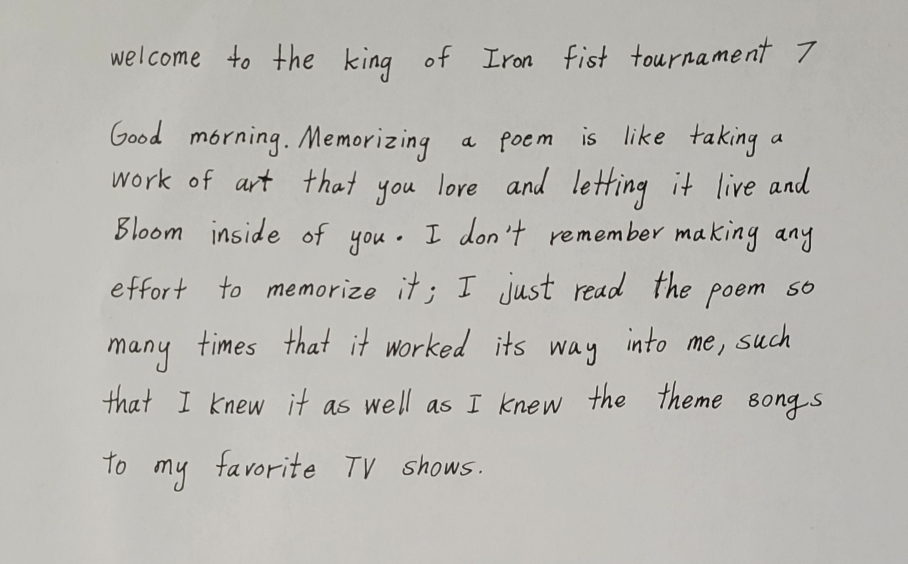
#> input picture User_operation/user_input_dir/3.fraudulant_clippers.jpg, 1816 x 1127 px (shown at 1/2 size)
$ python -i preprocess_user_image.py   (imports and definitions only)
#> lines starting #> are read from the running program, lines starting #| are printed output that depends on the picture; after the words box and inside, x2 and y2 are one past the last pixel; in counts of white or black regions, pixels touching at a corner belong together
import cv2
import numpy as np

def preprocess_image_for_ocr(input_path):

    # If the image is not found then outputs an error and exits the program
#> called with input_path = 'user_input_dir/3.fraudulant_clippers.jpg'
    image = cv2.imread(input_path)
#> image is the input picture: shape (1127, 1816, 3); mean B, G, R 179.3, 184.2, 185.5
    if image is None:
        print(f'Error: {input_path} is not a valid image.')
        exit(-1)

    # Converting image to grayscale
    gray = cv2.cvtColor(image, cv2.COLOR_BGR2GRAY)

    # Denoising image
    denoised = cv2.medianBlur(gray, 3)

    # Contrast enhancement using CLAHE
    # this uses an Adaptive Histogram Equalization to remove noise
    # added for removing instances of uneven lighting
    clahe = cv2.createCLAHE(clipLimit=2.0, tileGridSize=(8, 8))
    contrast_enhanced = clahe.apply(denoised)

    # applying Ostu and inverting image color
    _, thresh = cv2.threshold(
    contrast_enhanced,
    0,
    255,
    cv2.THRESH_BINARY_INV + cv2.THRESH_OTSU
    )
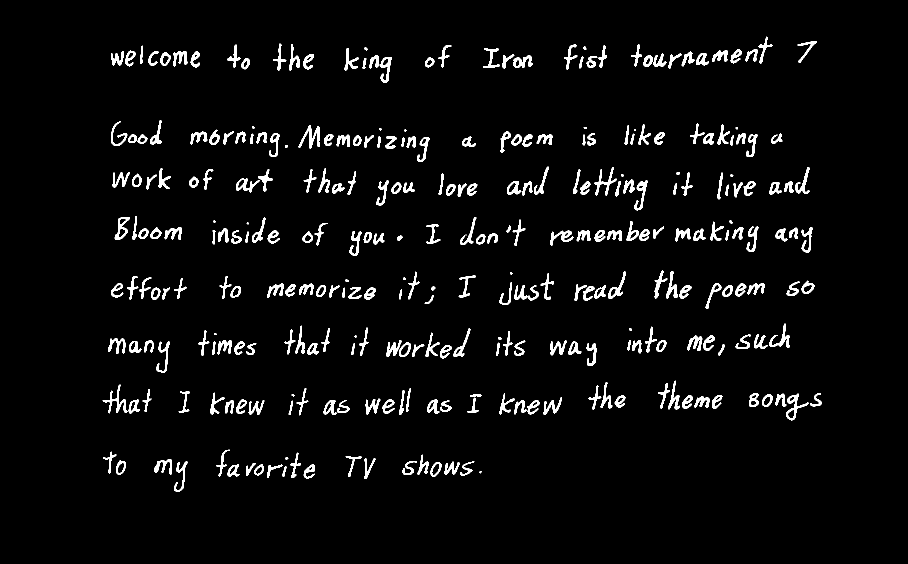
#> thresh: shape (1127, 1816) (shown at 1/2 size); 4% white; 308 white regions (12 under 20 px), largest, box (x1, y1, x2, y2) and area: (597, 250, 640, 297) 666, (1572, 787, 1617, 841) 636, (205, 769, 255, 827) 635

    # Morphological operations to clean small noise
    kernel = np.ones((2, 2), np.uint8)
    cleaned = cv2.morphologyEx(thresh, cv2.MORPH_OPEN, kernel)
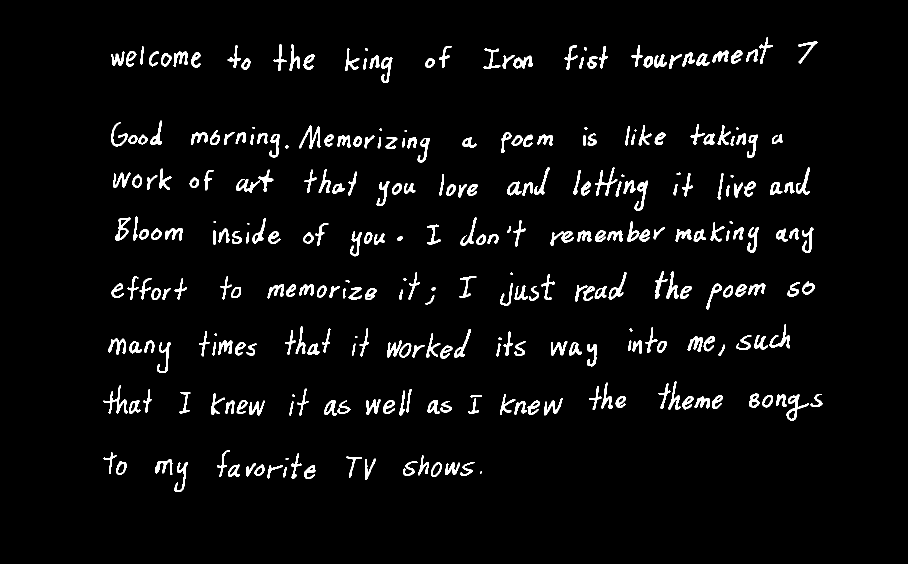
#> cleaned: shape (1127, 1816) (shown at 1/2 size); 4% white; 308 white regions (12 under 20 px), largest, box (x1, y1, x2, y2) and area: (598, 251, 641, 298) 666, (1573, 788, 1618, 842) 635, (207, 770, 256, 827) 632

    # enabling small images by resizing them
    height = cleaned.shape[0]
#> height = 1127
    if height < 800:
        scale = 800 / height
        cleaned = cv2.resize(cleaned, None, fx=scale, fy=scale, interpolation=cv2.INTER_LINEAR)
    return cleaned

>>> result = preprocess_image_for_ocr('user_input_dir/3.fraudulant_clippers.jpg')

$ run again, on User_operation/user_input_dir/6.harden_disappeared.jpg
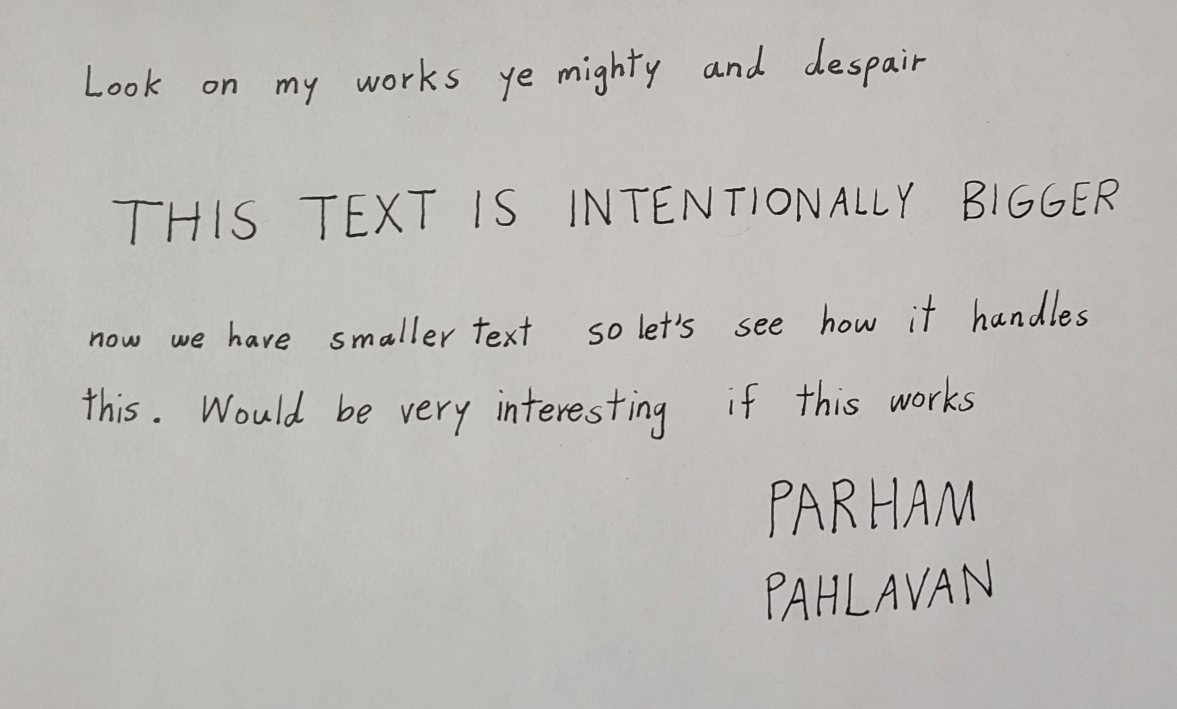
#> input picture User_operation/user_input_dir/6.harden_disappeared.jpg, 2354 x 1418 px (shown at 1/2 size)
#> in preprocess_image_for_ocr, image is the input picture: shape (1418, 2354, 3); mean B, G, R 181.8, 185.6, 188.4
#> in preprocess_image_for_ocr, `_, thresh = cv2.threshold( contrast_enhanced, 0, 255, cv2.THRESH_BINAR..`:
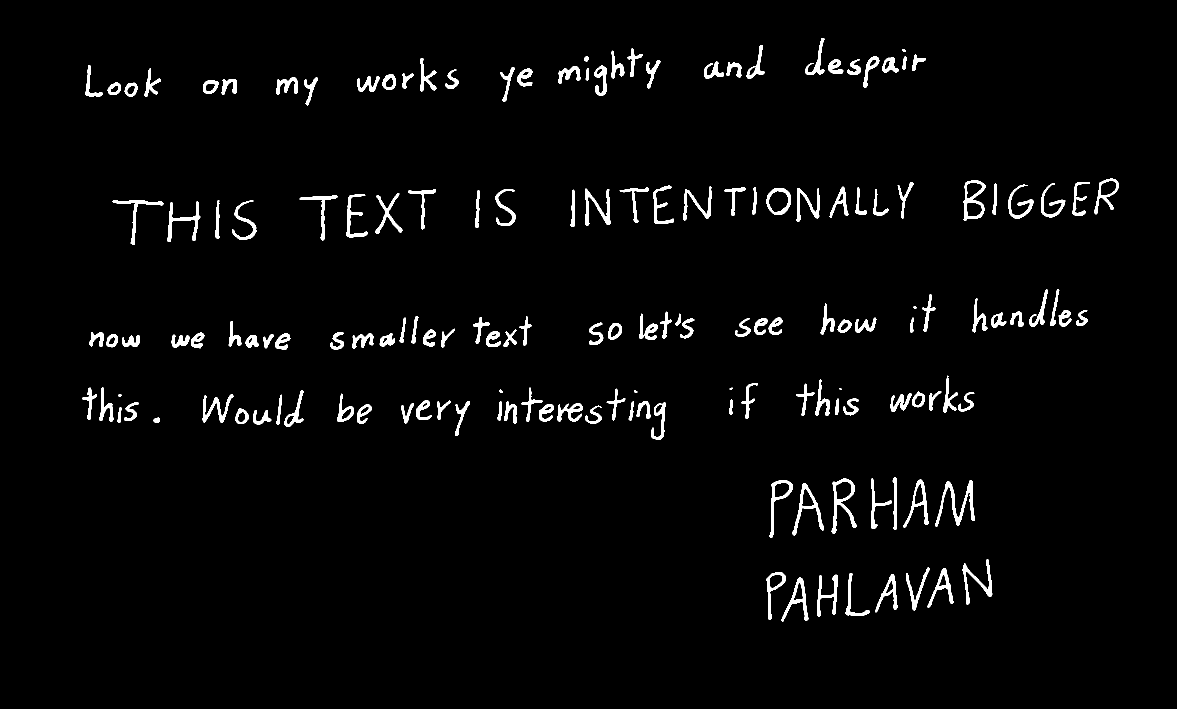
#> thresh: shape (1418, 2354) (shown at 1/2 size); 2.7% white; 162 white regions (2 under 20 px), largest, box (x1, y1, x2, y2) and area: (1870, 960, 1950, 1054) 1828, (1663, 957, 1713, 1067) 1515, (1585, 966, 1648, 1071) 1298
#> in preprocess_image_for_ocr, `cleaned = cv2.morphologyEx(thresh, cv2.MORPH_OPEN, kernel)`:
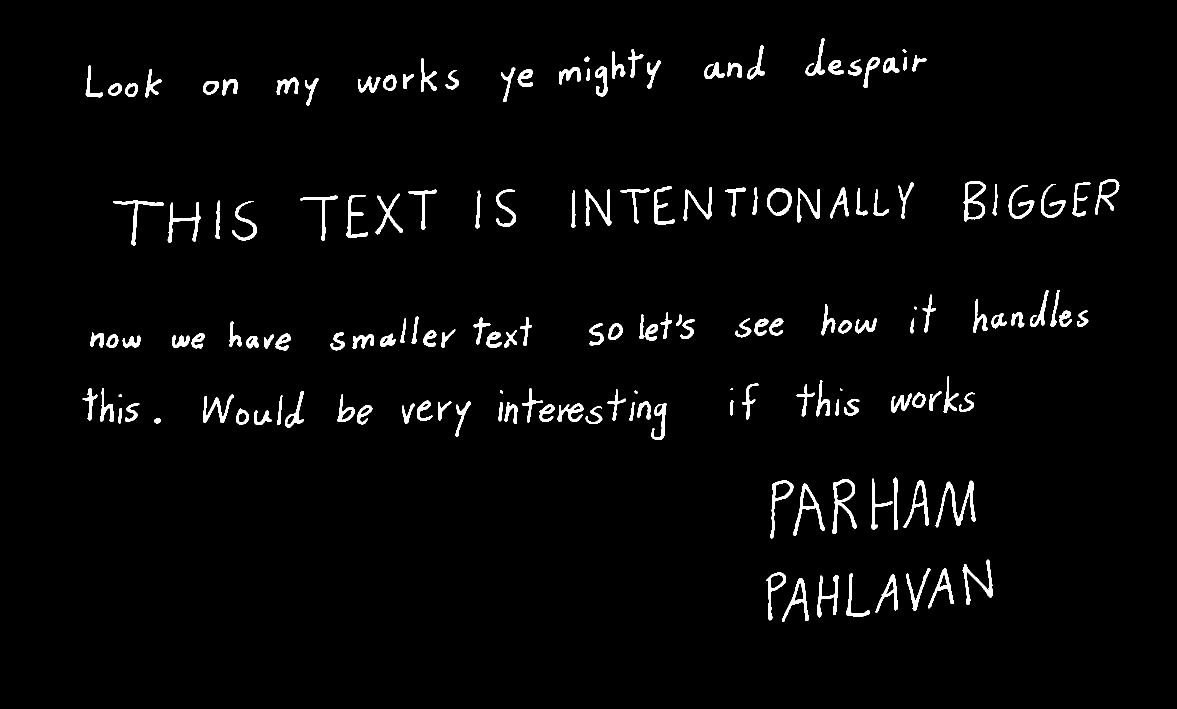
#> cleaned: shape (1418, 2354) (shown at 1/2 size); 2.7% white; 162 white regions (2 under 20 px), largest, box (x1, y1, x2, y2) and area: (1871, 961, 1951, 1055) 1828, (1664, 958, 1714, 1068) 1515, (1586, 967, 1649, 1072) 1298
